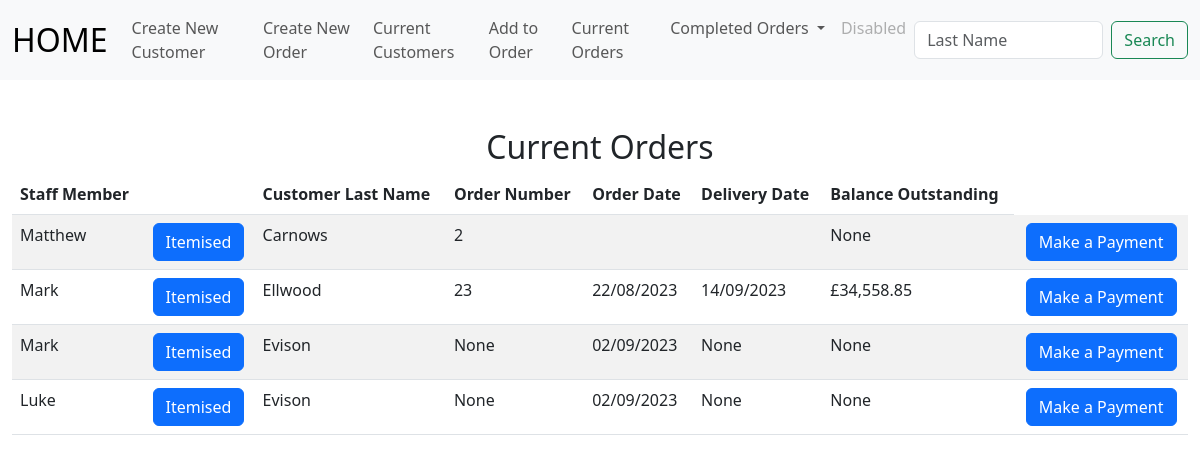
The app's page /open_orders, older data.
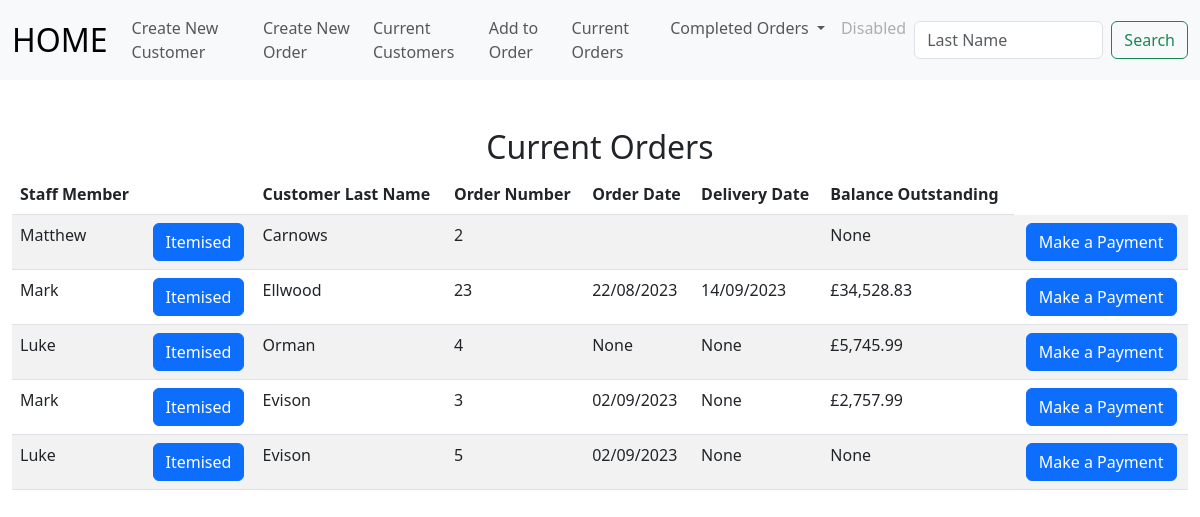
The same page, newer data.
### tables this page shows
CREATE TABLE orders(order_id INTEGER PRIMARY KEY AUTOINCREMENT NOT NULL,  cust_id INTEGER, order_no INTEGER, item_id INTEGER, staff_member TEXT, order_date DATETIME, completion TEXT, delivery_date DATETIME, colour_finish TEXT, extra_details TEXT, selling_price DECIMAL, del_col_take TEXT , quantity INTEGER, balance DECIMAL, deposit DECIMAL);

CREATE TABLE customers(id INTEGER PRIMARY KEY AUTOINCREMENT NOT NULL, first_name TEXT, last_name TEXT, address_1 TEXT, address_2 TEXT, address_3 TEXT, postcode TEXT, telephone_1 TEXT, telephone_2 TEXT);

### app.py (the view)
@app.route("/open_orders", methods=["GET", "POST"])
def open_orders():
    if request.method == "POST":
        order_no = request.form.get("order_no")
        current = db.execute("SELECT * FROM orders WHERE order_no = (?);", order_no)
        for row in current:
            customer_id = row["cust_id"]
            staff_member = row["staff_member"]
            order_date = row["order_date"]
            item_id = row["item_id"]
        db.execute("INSERT INTO current_order(cust_id, staff_member, order_date, item_id, order_number) VALUES (?, ?, ?, ?, ?);", customer_id,  staff_member, order_date, item_id, order_no)
        return render_template("stock_list.html", order_no = order_no)
    else:
        ord_detail=db.execute("select * from orders join customers on orders.cust_id = customers.id;")
        return render_template("open_orders.html", ord_detail = ord_detail)

### app.py (called while the page is built)
@app.after_request
def after_request(response):
    response.headers["Cache-Control"] = "no-cache, no-store, must-revalidate"
    response.headers["Expires"] = 0
    response.headers["Pragma"] = "no-cache"
    return response

### templates/open_orders.html (shortened to what this page needs)
{% extends "layout.html" %}
{% block main %}
<div class="section">
    <h2>Current Orders</h2>
    <table class="table table-striped">
        <thead>
            <tr>
                <th class="text-start">Staff Member</th>
                <th></th>
                <th class="text-start">Customer Last Name</th>
                <th class="text-start">Order Number</th>
                <th class="text-start">Order Date</th>
                <th class="text-start">Delivery Date</th>
                <th class="text-start">Balance Outstanding</th>
            </tr>
    </thead>
        <tbody>
            {% for row in ord_detail %}
            <tr>
                <td class="text-start">{{ row["staff_member"] }}</td>
                <form action="/show_content" method="POST">
                    <td><input type="hidden" name="order_no" VALUE="{{ row['order_no'] }}"><button class="btn btn-primary" type="submit">Itemised</button></td>
                </form>
                <td class="text-start">{{ row["last_name"] }}</td>
                <td class="text-start">{{ row["order_no"] }}</td>
                <td class="text-start">{{ row["order_date"] }}</td>
                <td class="text-start">{{ row["delivery_date"] }}</td>
                <td class="text-start">{{ row["balance"] }}</td>
                <form action="/payments" method="POST">
                    <td><input type="hidden" name="order_no" VALUE="{{ row['order_no'] }}"><button class="btn btn-primary" type="submit">Make a Payment</button></td>
                </form>
            </tr>
            {% endfor %}
        </tbody>
    </table>
</div>
{% endblock %}

### templates/layout.html (shortened to what this page needs)
<!doctype html>
<html lang="en">
  <head>
    <link href="https://cdn.jsdelivr.net/npm/bootstrap@5.3.0/dist/css/bootstrap.min.css" rel="stylesheet">
    <link href="/static/styles.css" rel="stylesheet">
  </head>
  <body>
        <nav class="navbar navbar-expand-lg bg-body-tertiary">
        <div class="container-fluid">
          <a class="navbar-brand" href="/">HOME</a>
            <div class="collapse navbar-collapse" id="navbarSupportedContent">
                <ul class="navbar-nav me-auto mb-2 mb-lg-0">
                <li class="nav-item">
                    <li class="nav-item"><a class="nav-link" href="/new_customer">Create New Customer</a></li>
                    <li class="nav-item"><a class="nav-link" href="/customer_order">Create New Order</a></li>
                </li>
                <li class="nav-item">
                    <a class="nav-link" href="/list_of_customers">Current Customers</a>
                    <li class="nav-item"><a class="nav-link" href="/search">Add to Order</a></li>
                    <a class="nav-link" href="/open_orders">Current Orders</a>
                </li>
                <li class="nav-item dropdown">
                    <a class="nav-link dropdown-toggle" href="#" role="button" data-bs-toggle="dropdown" aria-expanded="false">
                    Completed Orders
                    </a>
                </li>
                <li class="nav-item">
                    <a class="nav-link disabled">Disabled</a>
                </li>
                </ul>
                <form class="d-flex" role="search">
                <input class="form-control me-2" type="search" placeholder="Last Name" aria-label="Search">
                <button class="btn btn-outline-success" type="submit">Search</button>
                </form>
            </div>
            </div>
        </nav>
      <main class="container-fluid py-5 text-center">
        {% block main %}{% endblock %}
      </main>
  </body>

### static/styles.css (style rules this page uses)
nav .navbar-brand { font-size: xx-large; }

Row changes from the older to the newer data that the page shows:
changed orders "Ellwood": balance "£34,558.85" → "£34,528.83"
now on this page (row edited): orders: staff_member "Luke", last_name "Orman", order_no "4", order_date "None", delivery_date "None", balance "£5,745.99"
changed orders (number 4 of 5 on the later page): order_no "None" → "3"; balance "None" → "£2,757.99"
changed orders (number 5 of 5 on the later page): order_no "None" → "5"
